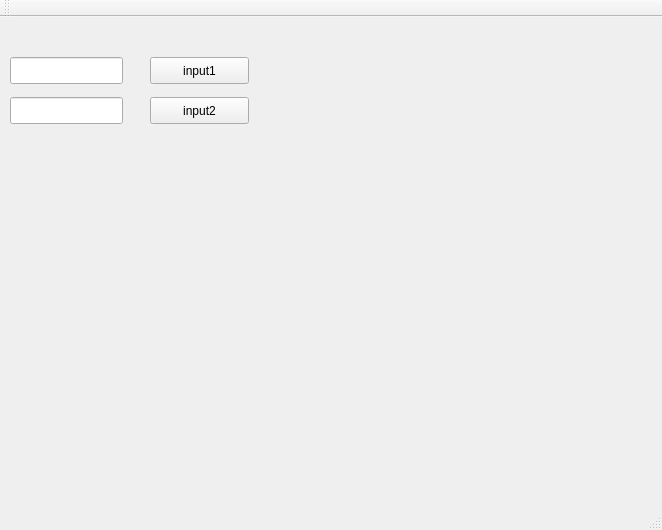
<?xml version="1.0" encoding="UTF-8"?>
<ui version="4.0">
 <class>MainWindow</class>
 <widget class="QMainWindow" name="MainWindow">
  <property name="geometry">
   <rect>
    <x>0</x>
    <y>0</y>
    <width>662</width>
    <height>530</height>
   </rect>
  </property>
  <property name="windowTitle">
   <string>MainWindow</string>
  </property>
  <widget class="QWidget" name="centralWidget">
   <widget class="QLineEdit" name="lineEdit">
    <property name="geometry">
     <rect>
      <x>10</x>
      <y>40</y>
      <width>113</width>
      <height>27</height>
     </rect>
    </property>
   </widget>
   <widget class="QLineEdit" name="lineEdit_2">
    <property name="geometry">
     <rect>
      <x>10</x>
      <y>80</y>
      <width>113</width>
      <height>27</height>
     </rect>
    </property>
   </widget>
   <widget class="QPushButton" name="pushButton">
    <property name="geometry">
     <rect>
      <x>150</x>
      <y>40</y>
      <width>99</width>
      <height>27</height>
     </rect>
    </property>
    <property name="text">
     <string>input1</string>
    </property>
   </widget>
   <widget class="QPushButton" name="pushButton_2">
    <property name="geometry">
     <rect>
      <x>150</x>
      <y>80</y>
      <width>99</width>
      <height>27</height>
     </rect>
    </property>
    <property name="text">
     <string>input2</string>
    </property>
   </widget>
  </widget>
  <widget class="QMenuBar" name="menuBar">
   <property name="geometry">
    <rect>
     <x>0</x>
     <y>0</y>
     <width>662</width>
     <height>25</height>
    </rect>
   </property>
  </widget>
  <widget class="QToolBar" name="mainToolBar">
   <attribute name="toolBarArea">
    <enum>TopToolBarArea</enum>
   </attribute>
   <attribute name="toolBarBreak">
    <bool>false</bool>
   </attribute>
  </widget>
  <widget class="QStatusBar" name="statusBar"/>
 </widget>
 <layoutdefault spacing="6" margin="11"/>
 <resources/>
 <connections/>
</ui>
